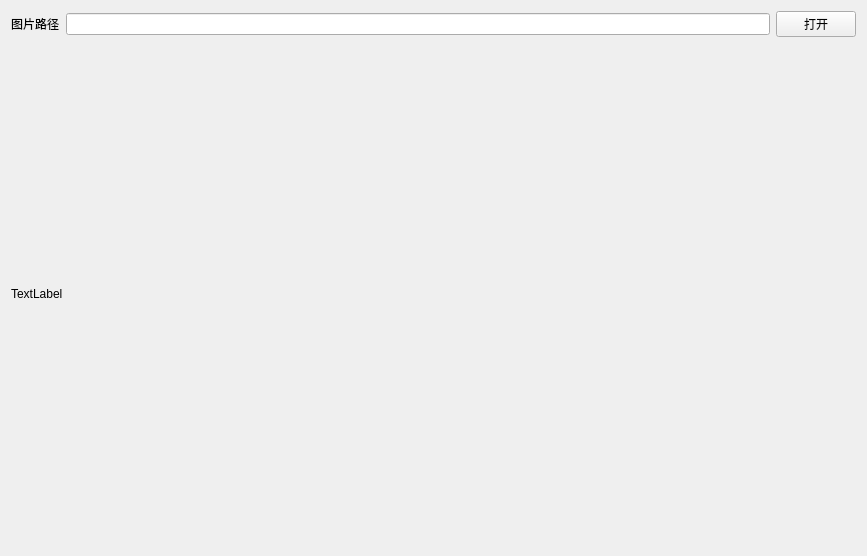
<?xml version="1.0" encoding="UTF-8"?>
<ui version="4.0">
 <class>Widget</class>
 <widget class="QWidget" name="Widget">
  <property name="geometry">
   <rect>
    <x>0</x>
    <y>0</y>
    <width>867</width>
    <height>556</height>
   </rect>
  </property>
  <property name="windowTitle">
   <string>Widget</string>
  </property>
  <layout class="QVBoxLayout" name="verticalLayout" stretch="1,10">
   <item>
    <layout class="QHBoxLayout" name="horizontalLayout">
     <item>
      <widget class="QLabel" name="label">
       <property name="text">
        <string>图片路径</string>
       </property>
      </widget>
     </item>
     <item>
      <widget class="QLineEdit" name="lineEdit_path"/>
     </item>
     <item>
      <widget class="QPushButton" name="btnOpen">
       <property name="text">
        <string>打开</string>
       </property>
      </widget>
     </item>
    </layout>
   </item>
   <item>
    <widget class="QLabel" name="label_image">
     <property name="text">
      <string>TextLabel</string>
     </property>
    </widget>
   </item>
  </layout>
 </widget>
 <resources/>
 <connections/>
</ui>
